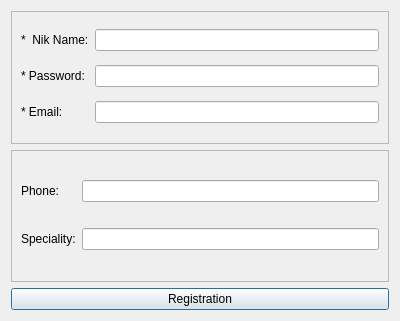
<?xml version="1.0" encoding="UTF-8"?>
<ui version="4.0">
 <class>Dialog</class>
 <widget class="QDialog" name="Dialog">
  <property name="geometry">
   <rect>
    <x>0</x>
    <y>0</y>
    <width>400</width>
    <height>321</height>
   </rect>
  </property>
  <property name="windowTitle">
   <string>User Registration</string>
  </property>
  <layout class="QVBoxLayout" name="verticalLayout">
   <item>
    <widget class="QFrame" name="frame">
     <property name="frameShape">
      <enum>QFrame::StyledPanel</enum>
     </property>
     <property name="frameShadow">
      <enum>QFrame::Raised</enum>
     </property>
     <layout class="QGridLayout" name="gridLayout">
      <item row="1" column="1">
       <widget class="QLineEdit" name="password_field">
        <property name="echoMode">
         <enum>QLineEdit::Password</enum>
        </property>
       </widget>
      </item>
      <item row="1" column="0">
       <widget class="QLabel" name="label_2">
        <property name="text">
         <string>* Password:</string>
        </property>
       </widget>
      </item>
      <item row="0" column="0">
       <widget class="QLabel" name="label">
        <property name="text">
         <string>*  Nik Name:</string>
        </property>
       </widget>
      </item>
      <item row="0" column="1">
       <widget class="QLineEdit" name="nik_name_field"/>
      </item>
      <item row="2" column="1">
       <widget class="QLineEdit" name="email_field"/>
      </item>
      <item row="2" column="0">
       <widget class="QLabel" name="label_3">
        <property name="text">
         <string>* Email:</string>
        </property>
       </widget>
      </item>
     </layout>
    </widget>
   </item>
   <item>
    <widget class="QFrame" name="frame_2">
     <property name="frameShape">
      <enum>QFrame::StyledPanel</enum>
     </property>
     <property name="frameShadow">
      <enum>QFrame::Raised</enum>
     </property>
     <layout class="QGridLayout" name="gridLayout_2">
      <item row="1" column="0">
       <widget class="QLabel" name="label_4">
        <property name="text">
         <string>Phone:</string>
        </property>
       </widget>
      </item>
      <item row="1" column="1">
       <widget class="QLineEdit" name="phone_field"/>
      </item>
      <item row="2" column="0">
       <widget class="QLabel" name="label_5">
        <property name="text">
         <string>Speciality:</string>
        </property>
       </widget>
      </item>
      <item row="2" column="1">
       <widget class="QLineEdit" name="specialty_field"/>
      </item>
     </layout>
    </widget>
   </item>
   <item>
    <widget class="QPushButton" name="user_registration_button">
     <property name="text">
      <string>Registration</string>
     </property>
    </widget>
   </item>
  </layout>
 </widget>
 <resources/>
 <connections/>
</ui>
